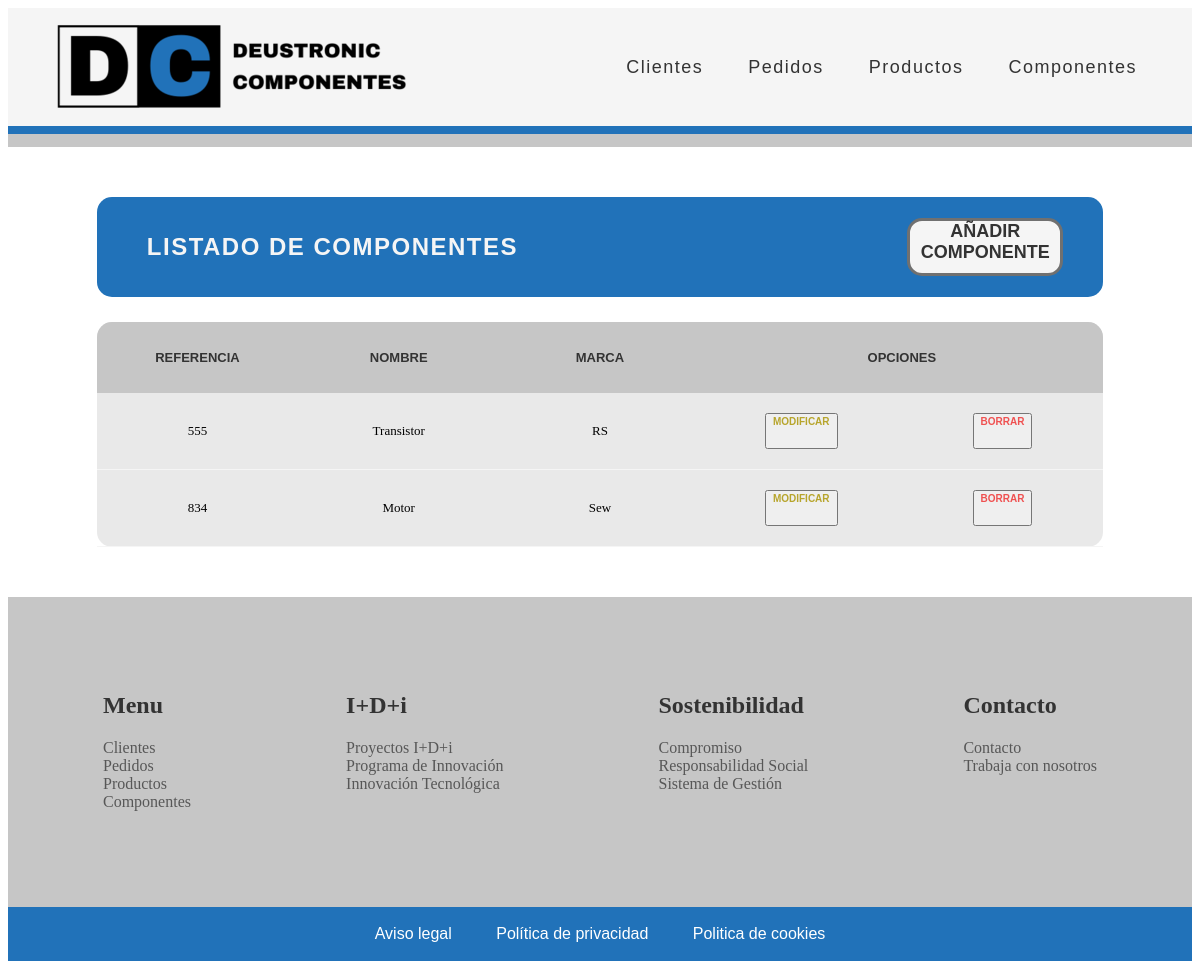
The page /appGestionPedidos/componente/list on the database as committed earlier.
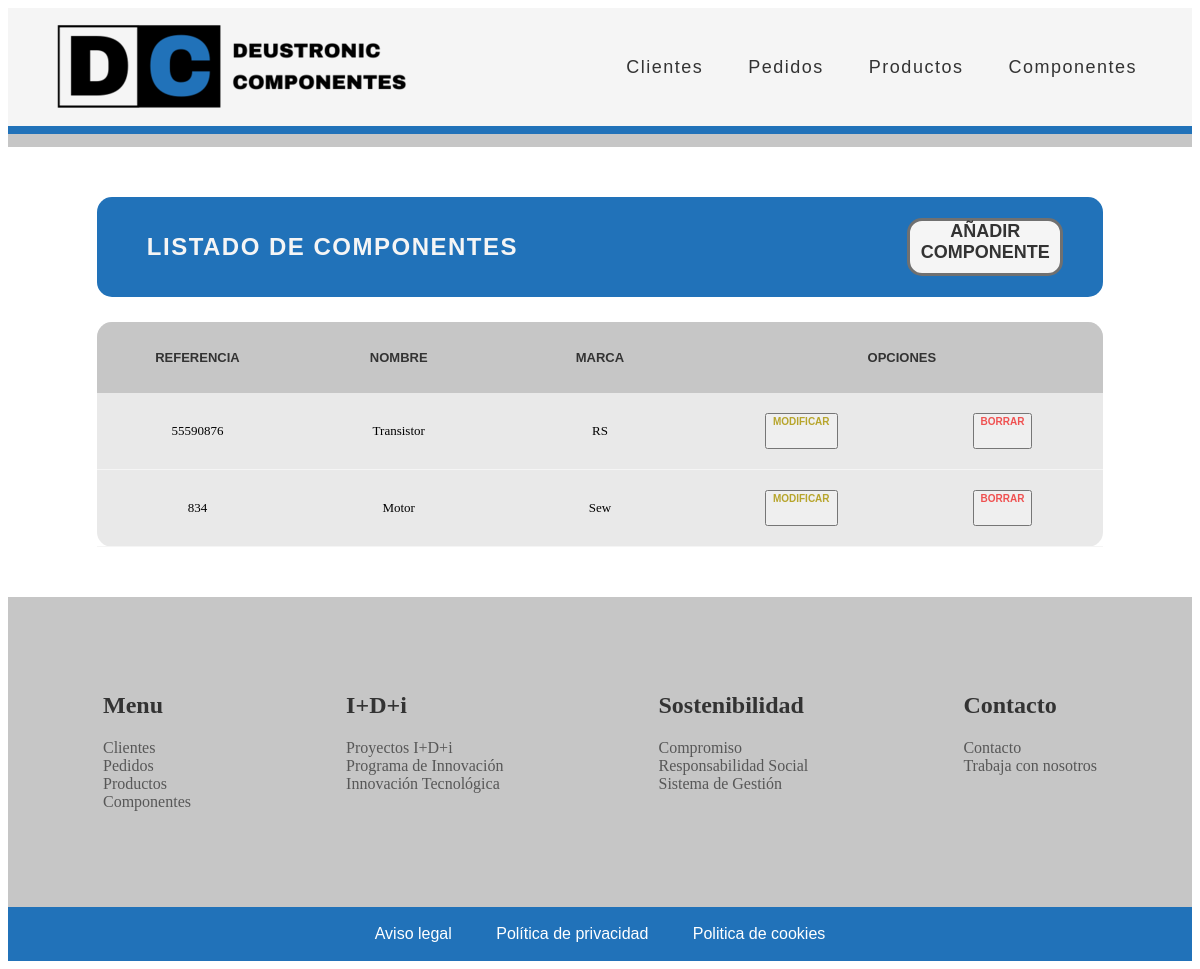
The same page on the database as committed later.
### appGestionPedidos/models.py (models this page shows, shortened)
class Componente(models.Model):
    codigoReferencia = models.IntegerField(unique=True)
    nombreModelo = models.CharField(max_length=16)
    marca = models.CharField(max_length=16)

### appGestionPedidos/views.py (the view)
# urls.py: path('componente/list', views.ComponenteListView.as_view(), name='componente'),
class ComponenteListView(ListView):
    model = Componente
    paginate_by = 2

### appGestionPedidos/templates/appGestionPedidos/componente_list.html (shortened to what this page needs)
{% extends "base.html" %}
{% load static %}
{% block contenido %}
<div class="main_container">
    <div class="main_title_container">
        <div class="main_title">
            <h2>LISTADO DE COMPONENTES</h2>
        </div>
        <a href="/appGestionPedidos/componente/create" alt="crear_cliente">AÑADIR COMPONENTE</a>
    </div>
    <div class="main_table_container">
        {% if componente_list %}
        <table class="main_table">
            <thead>
                <tr>
                    <th>Referencia</th>
                    <th>Nombre</th>
                    <th>Marca</th>
                    <th class="main_table_esp_1" colspan="2">Opciones</th>
                </tr>
            </thead>
            {% for componente in componente_list %}
            <tbody class="main_table_contenido">
                <tr>
                    <td>{{ componente.codigoReferencia }}</td>
                    <td>{{ componente.nombreModelo }}</td>
                    <td>{{ componente.marca }}</td>
                    <td class="main_table_esp_modificar">
                        <button><a href="/appGestionPedidos/modificar-componente/{{ componente.id }}">MODIFICAR</a></button>
                    </td>
                    <td class="main_table_esp_borrar">
                        <button><a class="btnEliminacion" href="/appGestionPedidos/eliminar-componente/{{ componente.id }}">BORRAR</a></button>
                    </td>
                </tr>
            </tbody>
            {% endfor %}
        </table>
        {% else %}
        <p>No hay componentes creados.</p>
        {% endif %}
    </div>
</div>
{% endblock %}

Rows that differ between the two databases and show on the page:
changed Componente "Transistor": codigoReferencia "555" → "55590876"
